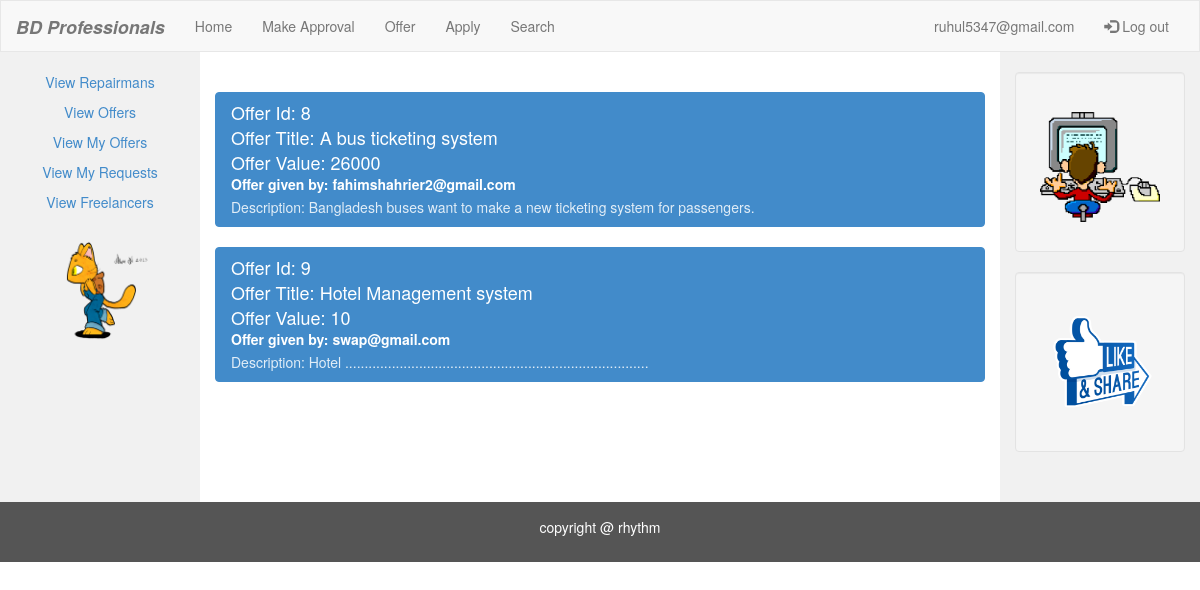
Page /offer_view.php (signed in) on the committed database.
### tables this page shows
CREATE TABLE `offer` (
  `offerid` int(11) NOT NULL,
  `email` varchar(50) NOT NULL,
  `title` varchar(50) NOT NULL,
  `description` varchar(400) NOT NULL,
  `money` double NOT NULL
);

### offer_view.php (the view, shortened to what this page needs)
<!DOCTYPE html>
<html lang="en">
<head>
  <link rel="stylesheet" href="bootstrap-3.2.0-dist/css/bootstrap.css">
</head>
<body>
<nav class="navbar navbar-default">
  <div class="container-fluid">
    <div class="navbar-header">
      <a class="navbar-brand" href="fhome.php"><i><b>BD Professionals</b></i></a>
    </div>
    <div class="collapse navbar-collapse" id="myNavbar">
      <ul class="nav navbar-nav">
        <li><a href="fhome.php">Home</a></li>
        <li><a href="approval.php">Make Approval</a></li>
        <li><a href="offer.php">Offer</a></li>
        <li><a href="apply.php">Apply</a></li>
        <li><a href="search.php">Search</a></li>
      </ul>
      <ul class="nav navbar-nav navbar-right">
          <?php
          $email = $_SESSION['SESS_EMAIL'];
          ?>
        <li><a href="#"><?php echo $email ?></a></li>
        <li><a href="logout.php"><span class="glyphicon glyphicon-log-in"></span> Log out</a></li>
      </ul>
    </div>
  </div>
</nav>
<div class="container-fluid text-center">
  <div class="row content">
     <div class="col-sm-2 sidenav">
      <p><a href="view_repairman.php">View Repairmans</a></p>
      <p><a href="offer_view.php">View Offers</a></p>
      <p><a href="my_offer.php">View My Offers</a></p>
      <p><a href="req.php">View My Requests</a></p>
      <p><a href="view_freelancer.php">View Freelancers</a></p>
      <p><h1 class="panel-title">
          <center>
              <h1><a href="#"><img src="1.gif" height="110px"   width="120px"></a></h1></center>
          </h1>
      </p>
    </div>
    <div class="col-sm-8 text-left">
      <div class="table-responsive">
          <br><br>
        <?php
        include("database/db_conection.php");
        $view_offer_query="select * from offer where email != '$email'";
        $run=mysqli_query($dbcon,$view_offer_query);
        while($row=mysqli_fetch_array($run))
        {
            $offerid  = $row[0];
            $email = $row[1];
            $title  = $row[2];
            $description  = $row[3];
            $money  = $row[4];
        ?>
        <div class="list-group">
              <a href="#" class="list-group-item active">
                <h4 class="list-group-item-heading">Offer Id: <?php echo $offerid; ?></h4>
                <h4 class="list-group-item-heading">Offer Title: <?php echo $title; ?></h4>
                <h4 class="list-group-item-heading">Offer Value: <?php echo $money; ?></h4>
                <h5 class="list-group-item-heading"><b>Offer given by: <?php echo $email; ?></b></h5>
                <p class="list-group-item-text">Description: <?php echo $description; ?></p>
              </a>
        </div>
       <?php }?>
        </div>
    </div>
    <div class="col-sm-2 sidenav">
      <div class="well">
        <p><h1 class="panel-title">
          <center>
              <h1><a href="#"><img src="2.gif" height="110px"   width="120px"></a></h1></center>
          </h1>
        </p>
      </div>
      <div class="well">
        <p><h1 class="panel-title">
          <center>
              <h1><a href="https://www.facebook.com/ruhul.kabir.3"><img src="f2.gif" height="110px"   width="120px"></a></h1></center>
          </h1>
        </p>
      </div>
    </div>
  </div>
</div>
<footer class="container-fluid text-center">
  <p>copyright @ rhythm</p>
</footer>
</body>
</html>

### offer_view.php (style rules this page uses)
.navbar { margin-bottom: 0; border-radius: 0; }
.row.content { height: 450px }
.sidenav { padding-top: 20px; background-color: #f1f1f1; height: 100%; }
footer { background-color: #555; color: white; padding: 15px; }

### rows in the picture
offer: offerid "8", title "A bus ticketing system", money "26000", email "fahimshahrier2@gmail.com", description "Bangladesh buses want to make a new ticketing system for passengers."
offer: offerid "9", title "Hotel Management system", money "10", email "swap@gmail.com", description "Hotel .............................................................................."

### other values in the picture
$email "ruhul5347@gmail.com"
